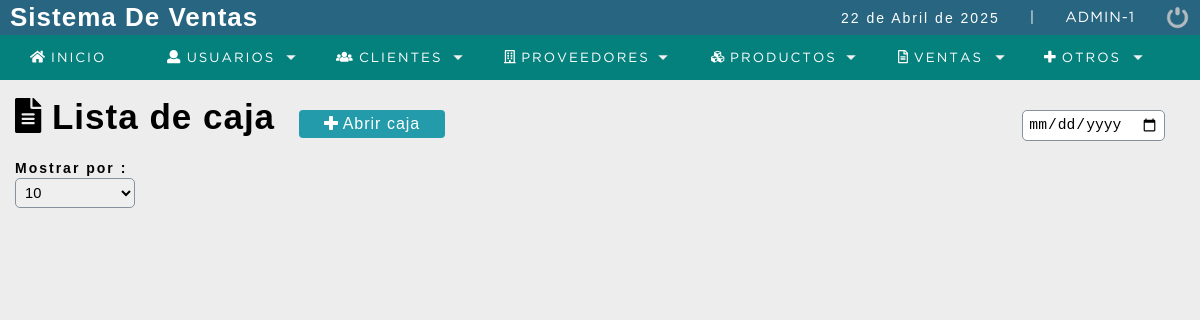
Page /sistema/lista_caja.php (signed in) on the earlier database version.
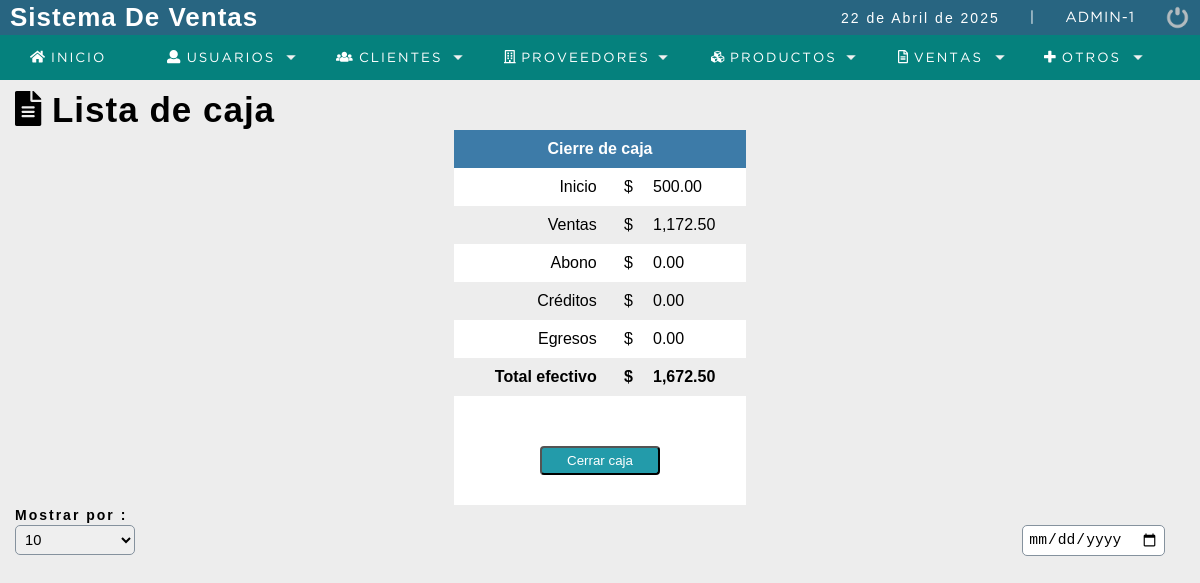
Same page on the later database version.
### tables this page shows
CREATE TABLE `configuracion` (
  `id` bigint(20) NOT NULL,
  `nit` varchar(20) NOT NULL,
  `nombre` varchar(100) NOT NULL,
  `razon_social` varchar(100) NOT NULL,
  `telefono` bigint(20) NOT NULL,
  `email` varchar(200) NOT NULL,
  `direccion` text NOT NULL,
  `iva` decimal(10,2) NOT NULL,
  `foto` varchar(200) NOT NULL,
  `moneda` varchar(5) NOT NULL
);

CREATE TABLE `caja` (
  `id` int(11) NOT NULL,
  `fecha` datetime NOT NULL DEFAULT current_timestamp(),
  `inicio` decimal(10,2) DEFAULT NULL,
  `ventas` decimal(10,2) DEFAULT NULL,
  `abonos` decimal(10,2) DEFAULT NULL,
  `egresos` decimal(10,2) DEFAULT NULL,
  `creditos` decimal(10,2) DEFAULT NULL,
  `total_efectivo` decimal(10,2) DEFAULT NULL,
  `usuario` int(11) NOT NULL,
  `status` int(11) NOT NULL DEFAULT 1
);

### sistema/includes/functions.php (called while the page is built, shortened)
<?php
	function fechaC(){
		$mes = array("","Enero",
					  "Febrero",
					  "Marzo",
					  "Abril",
					  "Mayo",
					  "Junio",
					  "Julio",
					  "Agosto",
					  "Septiembre",
					  "Octubre",
					  "Noviembre",
					  "Diciembre");
		return date('d')." de ". $mes[date('n')] . " de " . date('Y');
	}
 ?>

### sistema/lista_caja.php (the view, shortened to what this page needs)
<?php
include "../conexion.php";
$query_conf = mysqli_query($conection,"SELECT * FROM configuracion ");
$result_conf = mysqli_num_rows($query_conf);
if ($result_conf > 0) {
			$data_conf = mysqli_fetch_assoc($query_conf);
			$moneda = $data_conf['moneda'];
		}
$query = mysqli_query($conection,"SELECT * FROM caja WHERE status = 1");
$result = mysqli_num_rows($query);
?>
<!DOCTYPE html>
<html lang="en">
<head>
	<?php include "includes/scripts.php"?>
</head>
<body>
	<?php include "includes/header.php"?>
	<section id="container">
		<h1><i class="fa fa-file-alt fa-w-12"></i> Lista de caja</h1>
		<?php
				if ($result > 0) {
			 		$data = mysqli_fetch_assoc($query);
			 		$id = $data['id'];
			 		$query_dash = mysqli_query($conection,"CALL dataDashboard($id);");
						$result_das = mysqli_num_rows($query_dash);
						if ($result_das > 0) {
							$data_dash = mysqli_fetch_assoc($query_dash);
		}
		?>
		<center><table style="width: 25%;">
			<thead>
				<th colspan="3" class="textcenter">Cierre de caja</th>
			</thead>
				<tbody>
					<tr>
						<td class="textright">Inicio</td>
						<td class="textright"><?= $moneda;?></td>
						<td id=""><?= number_format($data['inicio'],2);?></td>
					</tr>
					<tr>
						<td class="textright">Ventas</td>
						<td class="textright"><?= $moneda;?></td>
						<td id=""><?= number_format($data_dash['ventas'],2);?></td>
					</tr>
					<tr>
						<td class="textright">Abono</td>
						<td class="textright"><?= $moneda;?></td>
						<td id=""><?= number_format($data_dash['abonos'],2);?></td>
					</tr>
					<tr>
						<td class="textright">Créditos</td>
						<td class="textright"><?= $moneda;?></td>
						<td id=""><?= number_format($data_dash['credito'],2);?></td>
					</tr>
					<tr>
						<td class="textright">Egresos</td>
						<td class="textright"><?= $moneda;?></td>
						<td id=""><?= number_format($data_dash['egreso'],2);?></td>
					</tr>
					<tr style="font-weight: bold;">
						<td class="textright">Total efectivo</td>
						<td class="textright"><?= $moneda;?></td>
						<td id=""><?= number_format($data['inicio'] + $data_dash['ventas'] + $data_dash['abonos'] - $data_dash['egreso'],2);?></td>
					</tr>
				</tbody>
				<tfoot>
					<?php if ($data['usuario'] == $_SESSION['idUser']) { ?>
						<tr>
						<td colspan="3" class="textcenter">
							<form name="form_cierre_caja" id="form_cierre_caja" class="form_cuentas_cobrar" onsubmit="event.preventDefault(); cerrarCaja();">
								<button type="submit" class="btn_new" title="Cerrar caja">Cerrar caja</button>
							</form>
						</td>
						</tr>
				<?php } ?>
				</tfoot>
		</table>
		</center>
	<?php }else{ ?><a href="#" class="btn_new" id="abrir_caja"><i class="fas fa-plus"></i> Abrir caja</a><?php } ?>
	<form action="buscar_cliente.php" method="post" class="form_search">
			<input type="date" name="busquedaCaja" id="busquedaCaja" placeholder="Buscar fecha">
		</form>
		<div style="width: 120px; margin-bottom: 5px">
						<p>
							<strong>Mostrar por : </strong>
							<select name="cantidad_mostrar_caja" id="cantidad_mostrar_caja">
								<option value="10">10</option>
							</select>
						</p>
					</div>
	</section>
</body>
</html>

### sistema/includes/scripts.php (shortened to what this page needs)
<link rel="stylesheet" type="text/css" href="css/style.css?1.0" media="all">
<link rel="stylesheet" type="text/css" href="css/responsive.css?1.0" media="all">
<link rel="stylesheet" type="text/css" href="js/Chart.min.css">
<link rel="stylesheet" type="text/css" href="js/jquery-ui.css">
<?php include "functions.php"; ?>

### sistema/includes/header.php (shortened to what this page needs)
<header>
		<div class="header">
			<h1>Sistema De Ventas</h1>
			<div class="optionsBar">
				<p><?php echo fechaC(); ?></p>
				<span>|</span>
				<span class="user"><?php echo $_SESSION['user'].'-'.$_SESSION['rol']; ?></span>
				<a href="salir.php"><img class="close" src="img/salir.png" alt="Salir del sistema" title="Salir"></a>
			</div>
		</div>
		<?php include "nav.php";?>
</header>

### sistema/includes/nav.php (shortened to what this page needs)
<nav>
			<ul>
				<li><a href="index.php"><i class="fas fa-home"></i> Inicio</a></li>
				<?php
				if ($_SESSION['rol'] == 1) {
				?>
				<li class="principal">
					<a href="#"><i class="fas fa-user"></i> Usuarios</a>
				</li>
			<?php  } ?>
				<li class="principal">
					<a href="#"><i class="fas fa-users"></i> Clientes</a>
				</li>
				<?php
				if ($_SESSION['rol'] == 1 || $_SESSION['rol'] == 2) {
				?>
				<li class="principal">
					<a href="#"><i class="far fa-building"></i> Proveedores</a>
				</li>
				<?php  } ?>
				<li class="principal">
					<a href="#"><i class="fas fa-cubes"></i> Productos</a>
				</li>
				<li class="principal">
					<a href="#"><i class="far fa-file-alt"></i> Ventas</a>
				</li>
				<li class="principal">
					<a href="#"><i class="fas fa-plus"></i></i> Otros</a>
				</li>
			</ul>
		</nav>

### sistema/css/style.css (style rules this page uses)
* { margin: 0; padding: 0; box-sizing: border-box; }
body { background: #ededed; }
h1, h2, h3, h4, h5, h6 { font-family: 'arial'; font-weight: bold; letter-spacing: 1px; }
h1 { font-size: 26px; }
p { font-family: 'arial'; letter-spacing: 2px; font-size: 14px; line-height: 20px; }
a { text-decoration: none; font-family: arial; letter-spacing: 1px; }
span { font-family: 'GothamBook'; letter-spacing: 1px; font-size: 14px; line-height: 20px; }
header { position: fixed; width: 100%; }
.header { color: #FFF; background: #286581; height: 35px; display: -webkit-flex; display: -moz-flex; display: -ms-flex; display: -o-flex; display: flex; justify-content: space-between; align-items: center; padding: 10px; }
.optionsBar { display: -webkit-flex; display: -moz-flex; display: -ms-flex; display: -o-flex; display: flex; justify-content: center; align-items: center; }
.optionsBar span { color: #FFF; font-size: 11pt; font-family: 'GothamBook'; text-transform: uppercase; margin-left: 30px; }
.close { width: 25px; height: 25px; }
.optionsBar a { display: -webkit-flex; display: -moz-flex; display: -ms-flex; display: -o-flex; display: flex; margin-left: 30px; }
nav ul { background: #05817d; list-style: none; display: -webkit-flex; display: -moz-flex; display: -ms-flex; display: -o-flex; display: flex; justify-content: left; align-items: center; }
nav ul > li a { position: relative; }
nav a { color: #FFF; display: block; font-size: 10pt; font-family: 'GothamBook'; padding: 15px 30px; text-transform: uppercase; letter-spacing: 2px; transition: background .5s; border-right: 1px solid #05817d; }
nav .principal > a { background: url(../img/arrow_bottom.png) no-repeat; background-position-x: 0%; background-position-y: 0%; background-size: auto auto; background-position: 94% center; background-size: 10px; }
#container { padding: 90px 15px 15px; }
.form_cuentas_cobrar { background: #FFF; padding: 0px; margin: 0px; }
form { background: #FFF; padding: 20px; margin: 10px; }
input,select { display: block; width: 100%; font-size: 11pt; padding: 5px; border: 1px solid #85929E; border-radius: 5PX; }
#container h1, #container_modal h1 { font-size: 35px; display: inline-block; }
.btn_new { display: inline-block; background: #239baa; color: #FFF; padding: 5px 25px; border-radius: 4px; margin: 20px; }
table { border-collapse: collapse; font-size: 12pt; font-family: 'arial'; width: 100%; }
table th { text-align: left; padding: 10px; background: #3d7ba8; color: #fff; }
table tr:nth-child(odd) { background: #fff; }
table td { padding: 10px; }
.form_search { display: -webkit-flex; display: -moz-flex; display: -ms-flex; display: -o-flex; display: flex; float: right; background: initial; padding: 10px; border-radius: 10px; }
.textright { text-align: right; }
.textcenter { text-align: center; }

Differences in the rows shown:
now on this page (row unchanged): configuracion: moneda "$"
added caja: inicio "500.00"
Other differences:
$data_dash['ventas']: (not shown) → "1,172.50"
$data_dash['abonos']: (not shown) → "0.00"
$data_dash['credito']: (not shown) → "0.00"
$data_dash['egreso']: (not shown) → "0.00"
text no longer shown: "Abrir caja"
text now shown: "Cierre de caja Inicio Ventas Abono Créditos Egresos Total efectivo 1,672.50 Cerrar caja"
